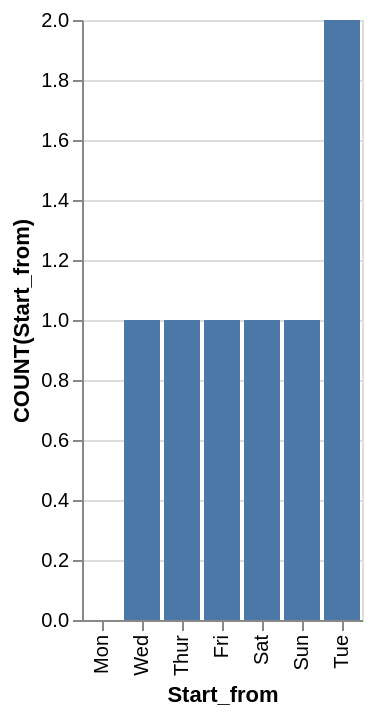

This figure's Vega-Lite source:
### Vega-Lite specification from a JSON file in a GitHub repository (floating-point values rounded to 4 significant figures)
{"data": {"values": [{"x_data": "Mon", "y_data": 0}, {"x_data": "Tue", "y_data": 2}, {"x_data": "Wed", "y_data": 1}, {"x_data": "Thur", "y_data": 1}, {"x_data": "Fri", "y_data": 1}, {"x_data": "Sat", "y_data": 1}, {"x_data": "Sun", "y_data": 1}]}, "mark": "bar", "encoding": {"x": {"field": "x_data", "type": "nominal", "title": "Start_from", "sort": {"op": "sum", "field": "y_data", "order": "ascending"}}, "y": {"field": "y_data", "type": "quantitative", "title": "COUNT(Start_from)"}}}
